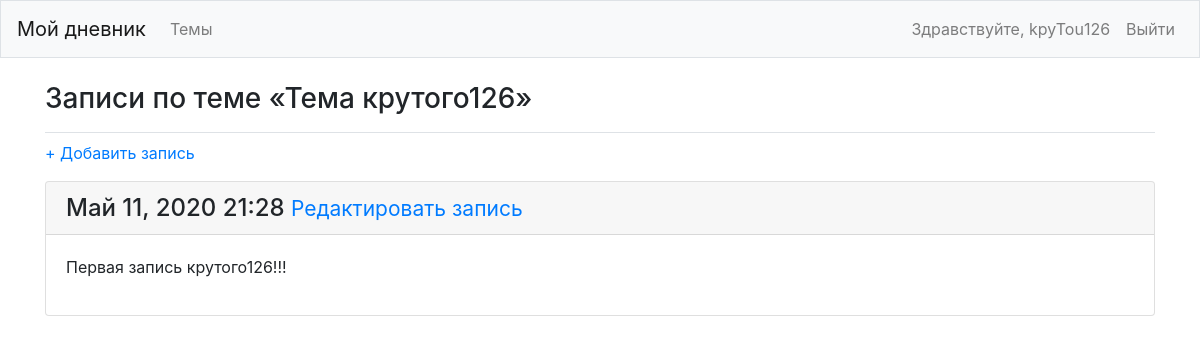
Page /topics/10/ (signed in) on the earlier database version.
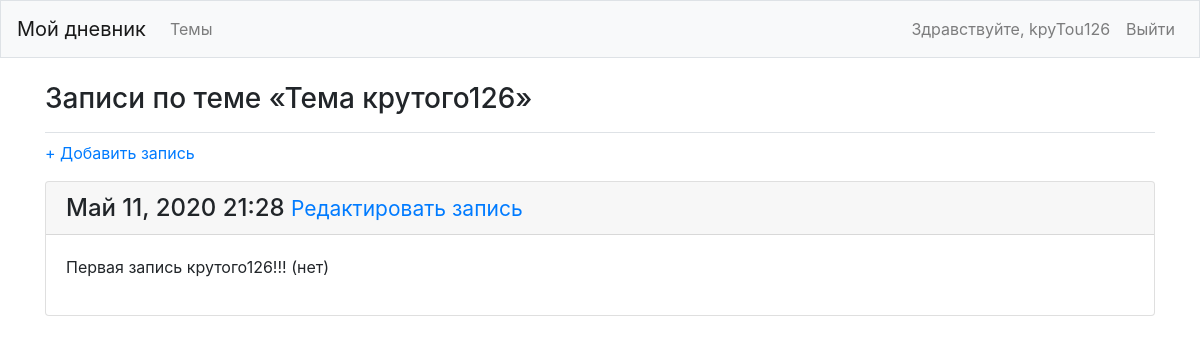
Same page on the later database version.
### learning_logs/models.py (models this page shows, shortened)
class Entry(models.Model):
    topic = models.ForeignKey(Topic, on_delete=models.CASCADE)
    text = models.TextField()
    date_added = models.DateTimeField(auto_now_add=True)
    class Meta:
        verbose_name_plural = "entries"

### learning_logs/views.py (the view)
# urls.py: path("topics/<int:topic_id>/", views.topic, name="topic"),
@login_required
def topic(request, topic_id):
	topic = Topic.objects.get(id=topic_id)
	if not check_topic_owner(topic.owner, request.user):
		raise Http404
	entries = topic.entry_set.order_by("-date_added")
	context = {"topic": topic, "entries": entries}
	return render(request, "learning_logs/topic.html", context)

### learning_logs/models.py (called while the page is built)
    def __str__(self):
        return self.text

### learning_logs/views.py (called while the page is built)
def check_topic_owner(owner, user):
	return owner == user

### learning_logs/templates/learning_logs/topic.html
{% extends "learning_logs/base.html" %}
{% block page_header %}
	<h3>Записи по теме «{{ topic }}»</h3>
{% endblock page_header %}
{% block content %}
<p>
	<a href="{% url 'learning_logs:new_entry' topic.id %}">+ Добавить запись</a>
</p>
	{% for entry in entries %}
		<div class="card mb-3">
			<h4 class="card-header">
				{{ entry.date_added|date:'M d, Y H:i' }}
				<small><a href="{% url 'learning_logs:edit_entry' entry.id %}">Редактировать запись</a></small>
			</h4>
			<div class="card-body">
				{{ entry.text|linebreaks }}
			</div>
		</div>
	{% empty %}
	<p>По этой теме еще не добавлено ни одной записи :(</p>
	{% endfor %}
{% endblock content %}

Differences in the rows shown:
changed Entry: text "Первая запись крутого126!!!" → "Первая запись крутого126!!! (нет)"
